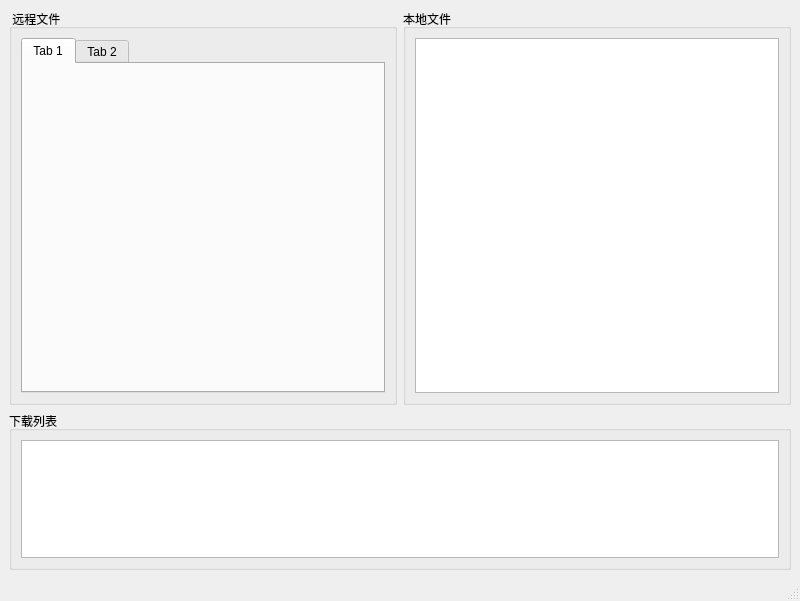
<?xml version="1.0" encoding="UTF-8"?>
<ui version="4.0">
 <class>QFtpTool</class>
 <widget class="QMainWindow" name="QFtpTool">
  <property name="geometry">
   <rect>
    <x>0</x>
    <y>0</y>
    <width>800</width>
    <height>601</height>
   </rect>
  </property>
  <property name="windowTitle">
   <string>MainWindow</string>
  </property>
  <widget class="QWidget" name="centralwidget">
   <layout class="QVBoxLayout" name="verticalLayout_3" stretch="5,2">
    <item>
     <layout class="QHBoxLayout" name="horizontalLayout_2">
      <item>
       <widget class="QGroupBox" name="groupBox_2">
        <property name="title">
         <string> 远程文件</string>
        </property>
        <layout class="QVBoxLayout" name="verticalLayout">
         <item>
          <widget class="QTabWidget" name="tabWidget">
           <widget class="QWidget" name="tab">
            <attribute name="title">
             <string>Tab 1</string>
            </attribute>
           </widget>
           <widget class="QWidget" name="tab_2">
            <attribute name="title">
             <string>Tab 2</string>
            </attribute>
           </widget>
          </widget>
         </item>
        </layout>
       </widget>
      </item>
      <item>
       <widget class="QGroupBox" name="groupBox_3">
        <property name="title">
         <string>本地文件</string>
        </property>
        <layout class="QVBoxLayout" name="verticalLayout_2">
         <item>
          <widget class="QTableView" name="tableView"/>
         </item>
        </layout>
       </widget>
      </item>
     </layout>
    </item>
    <item>
     <widget class="QGroupBox" name="groupBox">
      <property name="title">
       <string>下载列表</string>
      </property>
      <layout class="QHBoxLayout" name="horizontalLayout">
       <item>
        <widget class="QListView" name="listView"/>
       </item>
      </layout>
     </widget>
    </item>
   </layout>
  </widget>
  <widget class="QMenuBar" name="menubar">
   <property name="geometry">
    <rect>
     <x>0</x>
     <y>0</y>
     <width>800</width>
     <height>22</height>
    </rect>
   </property>
  </widget>
  <widget class="QStatusBar" name="statusbar"/>
 </widget>
 <resources/>
 <connections/>
</ui>
